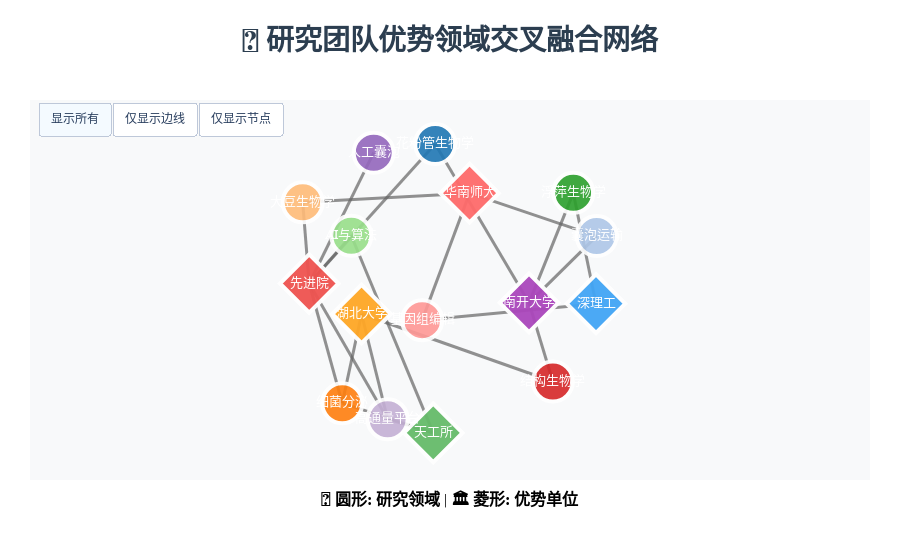

Here is the notebook cell this chart was saved with:
### Code cell
# 🚀 高级优化版本 - 带动画和高级视觉效果
import plotly.graph_objects as go
import pandas as pd
import networkx as nx
import numpy as np
from plotly.colors import qualitative
import plotly.express as px

# 1. 构建数据（根据您提供的列表）
all_nodes = [
    # 研究领域 (节点ID, 节点名称, 节点类型)
    (0, "花粉管生物学", "field"),
    (1, "囊泡运输", "field"),
    (2, "细菌分泌", "field"),
    (3, "大豆生物学", "field"),
    (4, "浮萍生物学", "field"),
    (5, "AI与算法", "field"),
    (6, "结构生物学", "field"),
    (7, "基因组编辑", "field"),
    (8, "人工囊泡", "field"),
    (9, "高通量平台", "field"),
    # 优势单位 (节点ID, 节点名称, 节点类型)
    (10, "南开大学", "institution"),
    (11, "先进院", "institution"),
    (12, "华南师大", "institution"),
    (13, "湖北大学", "institution"),
    (14, "天工所", "institution"),
    (15, "深理工", "institution"),
]

# 定义连接（边）：(来源, 目标) 对应节点ID
links = [
    (0, 10), (0, 11),
    (1, 12), (1, 10),
    (2, 13), (2, 14), (2, 11),
    (3, 11), (3, 12),
    (4, 10), (4, 15),
    (5, 14), (5, 11),
    (6, 10), (6, 13),
    (7, 15), (7, 12),
    (8, 11),
    (9, 13), (9, 14), (9, 11)
]

# 2. 转换为Plotly可用的格式
node_df = pd.DataFrame(all_nodes, columns=['id', 'label', 'type'])
edge_df = pd.DataFrame(links, columns=['source', 'target'])

# 3. 创建NetworkX图并计算布局
G = nx.Graph()
G.add_nodes_from(node_df['id'])
G.add_edges_from(links)

# 使用多种布局算法尝试
layouts = {
    'spring': nx.spring_layout(G, k=3, iterations=100, seed=42),
    'circular': nx.circular_layout(G),
    'kamada_kawai': nx.kamada_kawai_layout(G),
    'spectral': nx.spectral_layout(G)
}

# 选择spring布局作为主要布局
pos = layouts['spring']

# 4. 高级颜色方案 - 使用专业配色
# 研究领域使用科学蓝色系
field_colors = [
    '#1f77b4', '#aec7e8', '#ff7f0e', '#ffbb78', '#2ca02c',
    '#98df8a', '#d62728', '#ff9896', '#9467bd', '#c5b0d5'
]

# 机构使用暖色系
institution_colors = [
    '#ff6b6b', '#ffa726', '#66bb6a', '#42a5f5', '#ab47bc', '#ef5350'
]

# 为节点分配颜色和大小
node_colors = []
node_symbols = []
node_sizes = []
node_opacities = []

for i, node_type in enumerate(node_df['type']):
    if node_type == 'field':
        node_colors.append(field_colors[i % len(field_colors)])
        node_symbols.append('circle')
        node_sizes.append(40)  # 研究领域节点
        node_opacities.append(0.9)
    else:
        node_colors.append(institution_colors[i % len(institution_colors)])
        node_symbols.append('diamond')
        node_sizes.append(45)  # 机构节点更大
        node_opacities.append(0.95)

# 5. 创建高级网络图
fig = go.Figure()

# 添加边线 - 使用渐变和透明度效果
for i, (_, row) in enumerate(edge_df.iterrows()):
    source = row['source']
    target = row['target']
    
    # 计算边的透明度（基于连接数量）
    edge_alpha = 0.7
    
    fig.add_trace(go.Scatter(
        x=[pos[source][0], pos[target][0]],
        y=[pos[source][1], pos[target][1]],
        mode='lines',
        line=dict(
            width=3,
            color=f'rgba(100, 100, 100, {edge_alpha})',
            dash='solid'
        ),
        hoverinfo='none',
        showlegend=False
    ))

# 添加节点 - 使用高级样式
fig.add_trace(go.Scatter(
    x=[pos[node_id][0] for node_id in node_df['id']],
    y=[pos[node_id][1] for node_id in node_df['id']],
    mode='markers+text',
    marker=dict(
        color=node_colors,
        size=node_sizes,
        symbol=node_symbols,
        line=dict(
            width=4,
            color='white'
        ),
        opacity=node_opacities
    ),
    text=node_df['label'],
    textposition="middle center",
    hoverinfo='text',
    textfont=dict(
        size=13,
        color='white',
        family="Arial, sans-serif"
    ),
    showlegend=False
))

# 6. 高级布局和样式
fig.update_layout(
    title=dict(
        text='<b>🔬 研究团队优势领域交叉融合网络</b>',
        x=0.5,
        xanchor='center',
        font=dict(size=28, color='#2c3e50', family="Arial, sans-serif")
    ),
    showlegend=False,
    hovermode='closest',
    margin=dict(b=80, l=30, r=30, t=100),
    xaxis=dict(
        showgrid=False,
        zeroline=False,
        showticklabels=False,
        scaleanchor="y",
        scaleratio=1
    ),
    yaxis=dict(
        showgrid=False,
        zeroline=False,
        showticklabels=False
    ),
    plot_bgcolor='rgba(248, 249, 250, 0.9)',
    paper_bgcolor='white',
    font=dict(family="Arial, sans-serif"),
    annotations=[
        dict(
            showarrow=False,
            text="<b>🔬 圆形: 研究领域</b> | <b>🏛️ 菱形: 优势单位</b>",
            xref="paper", yref="paper",
            x=0.5, y=-0.08,
            xanchor='center',
            font=dict(size=16, color='#000000')
        )
    ]
)

# 7. 添加高级交互式功能
fig.update_traces(
    hovertemplate="<b>%{text}</b><br>" +
                  "节点类型: %{customdata}<br>" +
                  "连接数: %{marker.size}<br>" +
                  "<extra></extra>",
    customdata=[node_df.loc[node_df['id'] == node_id, 'type'].iloc[0] 
                for node_id in node_df['id']]
)

# 8. 添加动画效果
fig.update_layout(
    updatemenus=[
        dict(
            type="buttons",
            direction="left",
            buttons=list([
                dict(
                    args=[{"visible": [True, True]}],
                    label="显示所有",
                    method="restyle"
                ),
                dict(
                    args=[{"visible": [True, False]}],
                    label="仅显示边线",
                    method="restyle"
                ),
                dict(
                    args=[{"visible": [False, True]}],
                    label="仅显示节点",
                    method="restyle"
                )
            ]),
            pad={"r": 10, "t": 10},
            showactive=True,
            x=0.01,
            xanchor="left",
            y=1.02,
            yanchor="top"
        ),
    ]
)

# 9. 显示图表
fig.show()

# 10. 保存为HTML交互式文件
fig.write_html("research_network_advanced.html")

print("🚀 高级网络图优化完成！")
print("📊 主要改进：")
print("   • 使用专业科学配色方案")
print("   • 优化节点大小和透明度")
print("   • 改进边线样式和宽度")
print("   • 增强字体和文字显示")
print("   • 添加高级交互式悬停效果")
print("   • 添加动画控制按钮")
print("   • 优化整体布局和视觉效果")
print("   • 提升专业性和美观度")

### Figure 1 — Plotly figure (JSON) as saved in the notebook; plotly's stock layout.template omitted (floating-point values rounded to 4 significant figures)
{"data": [{"customdata": ["field", "field", "field", "field", "field", "field", "field", "field", "field", "field", "institution", "institution", "institution", "institution", "institution", "institution"], "hoverinfo": "none", "hovertemplate": "<b>%{text}</b><br>节点类型: %{customdata}<br>连接数: %{marker.size}<br><extra></extra>", "line": {"color": "rgba(100, 100, 100, 0.7)", "dash": "solid", "width": 3}, "mode": "lines", "showlegend": false, "type": "scatter", "x": [-0.02922, 0.569], "y": [0.8819, -0.1306]}, {"customdata": ["field", "field", "field", "field", "field", "field", "field", "field", "field", "field", "institution", "institution", "institution", "institution", "institution", "institution"], "hoverinfo": "none", "hovertemplate": "<b>%{text}</b><br>节点类型: %{customdata}<br>连接数: %{marker.size}<br><extra></extra>", "line": {"color": "rgba(100, 100, 100, 0.7)", "dash": "solid", "width": 3}, "mode": "lines", "showlegend": false, "type": "scatter", "x": [-0.02922, -0.8322], "y": [0.8819, -0.007413]}, {"customdata": ["field", "field", "field", "field", "field", "field", "field", "field", "field", "field", "institution", "institution", "institution", "institution", "institution", "institution"], "hoverinfo": "none", "hovertemplate": "<b>%{text}</b><br>节点类型: %{customdata}<br>连接数: %{marker.size}<br><extra></extra>", "line": {"color": "rgba(100, 100, 100, 0.7)", "dash": "solid", "width": 3}, "mode": "lines", "showlegend": false, "type": "scatter", "x": [1, 0.1899], "y": [0.2951, 0.5685]}, {"customdata": ["field", "field", "field", "field", "field", "field", "field", "field", "field", "field", "institution", "institution", "institution", "institution", "institution", "institution"], "hoverinfo": "none", "hovertemplate": "<b>%{text}</b><br>节点类型: %{customdata}<br>连接数: %{marker.size}<br><extra></extra>", "line": {"color": "rgba(100, 100, 100, 0.7)", "dash": "solid", "width": 3}, "mode": "lines", "showlegend": false, "type": "scatter", "x": [1, 0.569], "y": [0.2951, -0.1306]}, {"customdata": ["field", "field", "field", "field", "field", "field", "field", "field", "field", "field", "institution", "institution", "institution", "institution", "institution", "institution"], "hoverinfo": "none", "hovertemplate": "<b>%{text}</b><br>节点类型: %{customdata}<br>连接数: %{marker.size}<br><extra></extra>", "line": {"color": "rgba(100, 100, 100, 0.7)", "dash": "solid", "width": 3}, "mode": "lines", "showlegend": false, "type": "scatter", "x": [-0.6215, -0.4985], "y": [-0.7702, -0.2017]}, {"customdata": ["field", "field", "field", "field", "field", "field", "field", "field", "field", "field", "institution", "institution", "institution", "institution", "institution", "institution"], "hoverinfo": "none", "hovertemplate": "<b>%{text}</b><br>节点类型: %{customdata}<br>连接数: %{marker.size}<br><extra></extra>", "line": {"color": "rgba(100, 100, 100, 0.7)", "dash": "solid", "width": 3}, "mode": "lines", "showlegend": false, "type": "scatter", "x": [-0.6215, -0.04159], "y": [-0.7702, -0.9594]}, {"customdata": ["field", "field", "field", "field", "field", "field", "field", "field", "field", "field", "institution", "institution", "institution", "institution", "institution", "institution"], "hoverinfo": "none", "hovertemplate": "<b>%{text}</b><br>节点类型: %{customdata}<br>连接数: %{marker.size}<br><extra></extra>", "line": {"color": "rgba(100, 100, 100, 0.7)", "dash": "solid", "width": 3}, "mode": "lines", "showlegend": false, "type": "scatter", "x": [-0.6215, -0.8322], "y": [-0.7702, -0.007413]}, {"customdata": ["field", "field", "field", "field", "field", "field", "field", "field", "field", "field", "institution", "institution", "institution", "institution", "institution", "institution"], "hoverinfo": "none", "hovertemplate": "<b>%{text}</b><br>节点类型: %{customdata}<br>连接数: %{marker.size}<br><extra></extra>", "line": {"color": "rgba(100, 100, 100, 0.7)", "dash": "solid", "width": 3}, "mode": "lines", "showlegend": false, "type": "scatter", "x": [-0.8737, -0.8322], "y": [0.5101, -0.007413]}, {"customdata": ["field", "field", "field", "field", "field", "field", "field", "field", "field", "field", "institution", "institution", "institution", "institution", "institution", "institution"], "hoverinfo": "none", "hovertemplate": "<b>%{text}</b><br>节点类型: %{customdata}<br>连接数: %{marker.size}<br><extra></extra>", "line": {"color": "rgba(100, 100, 100, 0.7)", "dash": "solid", "width": 3}, "mode": "lines", "showlegend": false, "type": "scatter", "x": [-0.8737, 0.1899], "y": [0.5101, 0.5685]}, {"customdata": ["field", "field", "field", "field", "field", "field", "field", "field", "field", "field", "institution", "institution", "institution", "institution", "institution", "institution"], "hoverinfo": "none", "hovertemplate": "<b>%{text}</b><br>节点类型: %{customdata}<br>连接数: %{marker.size}<br><extra></extra>", "line": {"color": "rgba(100, 100, 100, 0.7)", "dash": "solid", "width": 3}, "mode": "lines", "showlegend": false, "type": "scatter", "x": [0.8511, 0.569], "y": [0.5704, -0.1306]}, {"customdata": ["field", "field", "field", "field", "field", "field", "field", "field", "field", "field", "institution", "institution", "institution", "institution", "institution", "institution"], "hoverinfo": "none", "hovertemplate": "<b>%{text}</b><br>节点类型: %{customdata}<br>连接数: %{marker.size}<br><extra></extra>", "line": {"color": "rgba(100, 100, 100, 0.7)", "dash": "solid", "width": 3}, "mode": "lines", "showlegend": false, "type": "scatter", "x": [0.8511, 0.9959], "y": [0.5704, -0.1359]}, {"customdata": ["field", "field", "field", "field", "field", "field", "field", "field", "field", "field", "institution", "institution", "institution", "institution", "institution", "institution"], "hoverinfo": "none", "hovertemplate": "<b>%{text}</b><br>节点类型: %{customdata}<br>连接数: %{marker.size}<br><extra></extra>", "line": {"color": "rgba(100, 100, 100, 0.7)", "dash": "solid", "width": 3}, "mode": "lines", "showlegend": false, "type": "scatter", "x": [-0.5641, -0.04159], "y": [0.2971, -0.9594]}, {"customdata": ["field", "field", "field", "field", "field", "field", "field", "field", "field", "field", "institution", "institution", "institution", "institution", "institution", "institution"], "hoverinfo": "none", "hovertemplate": "<b>%{text}</b><br>节点类型: %{customdata}<br>连接数: %{marker.size}<br><extra></extra>", "line": {"color": "rgba(100, 100, 100, 0.7)", "dash": "solid", "width": 3}, "mode": "lines", "showlegend": false, "type": "scatter", "x": [-0.5641, -0.8322], "y": [0.2971, -0.007413]}, {"customdata": ["field", "field", "field", "field", "field", "field", "field", "field", "field", "field", "institution", "institution", "institution", "institution", "institution", "institution"], "hoverinfo": "none", "hovertemplate": "<b>%{text}</b><br>节点类型: %{customdata}<br>连接数: %{marker.size}<br><extra></extra>", "line": {"color": "rgba(100, 100, 100, 0.7)", "dash": "solid", "width": 3}, "mode": "lines", "showlegend": false, "type": "scatter", "x": [0.7207, 0.569], "y": [-0.6318, -0.1306]}, {"customdata": ["field", "field", "field", "field", "field", "field", "field", "field", "field", "field", "institution", "institution", "institution", "institution", "institution", "institution"], "hoverinfo": "none", "hovertemplate": "<b>%{text}</b><br>节点类型: %{customdata}<br>连接数: %{marker.size}<br><extra></extra>", "line": {"color": "rgba(100, 100, 100, 0.7)", "dash": "solid", "width": 3}, "mode": "lines", "showlegend": false, "type": "scatter", "x": [0.7207, -0.4985], "y": [-0.6318, -0.2017]}, {"customdata": ["field", "field", "field", "field", "field", "field", "field", "field", "field", "field", "institution", "institution", "institution", "institution", "institution", "institution"], "hoverinfo": "none", "hovertemplate": "<b>%{text}</b><br>节点类型: %{customdata}<br>连接数: %{marker.size}<br><extra></extra>", "line": {"color": "rgba(100, 100, 100, 0.7)", "dash": "solid", "width": 3}, "mode": "lines", "showlegend": false, "type": "scatter", "x": [-0.1123, 0.9959], "y": [-0.2408, -0.1359]}, {"customdata": ["field", "field", "field", "field", "field", "field", "field", "field", "field", "field", "institution", "institution", "institution", "institution", "institution", "institution"], "hoverinfo": "none", "hovertemplate": "<b>%{text}</b><br>节点类型: %{customdata}<br>连接数: %{marker.size}<br><extra></extra>", "line": {"color": "rgba(100, 100, 100, 0.7)", "dash": "solid", "width": 3}, "mode": "lines", "showlegend": false, "type": "scatter", "x": [-0.1123, 0.1899], "y": [-0.2408, 0.5685]}, {"customdata": ["field", "field", "field", "field", "field", "field", "field", "field", "field", "field", "institution", "institution", "institution", "institution", "institution", "institution"], "hoverinfo": "none", "hovertemplate": "<b>%{text}</b><br>节点类型: %{customdata}<br>连接数: %{marker.size}<br><extra></extra>", "line": {"color": "rgba(100, 100, 100, 0.7)", "dash": "solid", "width": 3}, "mode": "lines", "showlegend": false, "type": "scatter", "x": [-0.4211, -0.8322], "y": [0.8265, -0.007413]}, {"customdata": ["field", "field", "field", "field", "field", "field", "field", "field", "field", "field", "institution", "institution", "institution", "institution", "institution", "institution"], "hoverinfo": "none", "hovertemplate": "<b>%{text}</b><br>节点类型: %{customdata}<br>连接数: %{marker.size}<br><extra></extra>", "line": {"color": "rgba(100, 100, 100, 0.7)", "dash": "solid", "width": 3}, "mode": "lines", "showlegend": false, "type": "scatter", "x": [-0.3325, -0.4985], "y": [-0.8719, -0.2017]}, {"customdata": ["field", "field", "field", "field", "field", "field", "field", "field", "field", "field", "institution", "institution", "institution", "institution", "institution", "institution"], "hoverinfo": "none", "hovertemplate": "<b>%{text}</b><br>节点类型: %{customdata}<br>连接数: %{marker.size}<br><extra></extra>", "line": {"color": "rgba(100, 100, 100, 0.7)", "dash": "solid", "width": 3}, "mode": "lines", "showlegend": false, "type": "scatter", "x": [-0.3325, -0.04159], "y": [-0.8719, -0.9594]}, {"customdata": ["field", "field", "field", "field", "field", "field", "field", "field", "field", "field", "institution", "institution", "institution", "institution", "institution", "institution"], "hoverinfo": "none", "hovertemplate": "<b>%{text}</b><br>节点类型: %{customdata}<br>连接数: %{marker.size}<br><extra></extra>", "line": {"color": "rgba(100, 100, 100, 0.7)", "dash": "solid", "width": 3}, "mode": "lines", "showlegend": false, "type": "scatter", "x": [-0.3325, -0.8322], "y": [-0.8719, -0.007413]}, {"customdata": ["field", "field", "field", "field", "field", "field", "field", "field", "field", "field", "institution", "institution", "institution", "institution", "institution", "institution"], "hoverinfo": "text", "hovertemplate": "<b>%{text}</b><br>节点类型: %{customdata}<br>连接数: %{marker.size}<br><extra></extra>", "marker": {"color": ["#1f77b4", "#aec7e8", "#ff7f0e", "#ffbb78", "#2ca02c", "#98df8a", "#d62728", "#ff9896", "#9467bd", "#c5b0d5", "#ab47bc", "#ef5350", "#ff6b6b", "#ffa726", "#66bb6a", "#42a5f5"], "line": {"color": "white", "width": 4}, "opacity": [0.9, 0.9, 0.9, 0.9, 0.9, 0.9, 0.9, 0.9, 0.9, 0.9, 0.95, 0.95, 0.95, 0.95, 0.95, 0.95], "size": [40, 40, 40, 40, 40, 40, 40, 40, 40, 40, 45, 45, 45, 45, 45, 45], "symbol": ["circle", "circle", "circle", "circle", "circle", "circle", "circle", "circle", "circle", "circle", "diamond", "diamond", "diamond", "diamond", "diamond", "diamond"]}, "mode": "markers+text", "showlegend": false, "text": ["花粉管生物学", "囊泡运输", "细菌分泌", "大豆生物学", "浮萍生物学", "AI与算法", "结构生物学", "基因组编辑", "人工囊泡", "高通量平台", "南开大学", "先进院", "华南师大", "湖北大学", "天工所", "深理工"], "textfont": {"color": "white", "family": "Arial, sans-serif", "size": 13}, "textposition": "middle center", "type": "scatter", "x": [-0.02922, 1, -0.6215, -0.8737, 0.8511, -0.5641, 0.7207, -0.1123, -0.4211, -0.3325, 0.569, -0.8322, 0.1899, -0.4985, -0.04159, 0.9959], "y": [0.8819, 0.2951, -0.7702, 0.5101, 0.5704, 0.2971, -0.6318, -0.2408, 0.8265, -0.8719, -0.1306, -0.007413, 0.5685, -0.2017, -0.9594, -0.1359]}], "layout": {"annotations": [{"font": {"color": "#000000", "size": 16}, "showarrow": false, "text": "<b>🔬 圆形: 研究领域</b> | <b>🏛️ 菱形: 优势单位</b>", "x": 0.5, "xanchor": "center", "xref": "paper", "y": -0.08, "yref": "paper"}], "font": {"family": "Arial, sans-serif"}, "hovermode": "closest", "margin": {"b": 80, "l": 30, "r": 30, "t": 100}, "paper_bgcolor": "white", "plot_bgcolor": "rgba(248, 249, 250, 0.9)", "showlegend": false, "title": {"font": {"color": "#2c3e50", "family": "Arial, sans-serif", "size": 28}, "text": "<b>🔬 研究团队优势领域交叉融合网络</b>", "x": 0.5, "xanchor": "center"}, "updatemenus": [{"buttons": [{"args": [{"visible": [true, true]}], "label": "显示所有", "method": "restyle"}, {"args": [{"visible": [true, false]}], "label": "仅显示边线", "method": "restyle"}, {"args": [{"visible": [false, true]}], "label": "仅显示节点", "method": "restyle"}], "direction": "left", "pad": {"r": 10, "t": 10}, "showactive": true, "type": "buttons", "x": 0.01, "xanchor": "left", "y": 1.02, "yanchor": "top"}], "xaxis": {"scaleanchor": "y", "scaleratio": 1, "showgrid": false, "showticklabels": false, "zeroline": false}, "yaxis": {"showgrid": false, "showticklabels": false, "zeroline": false}}}
